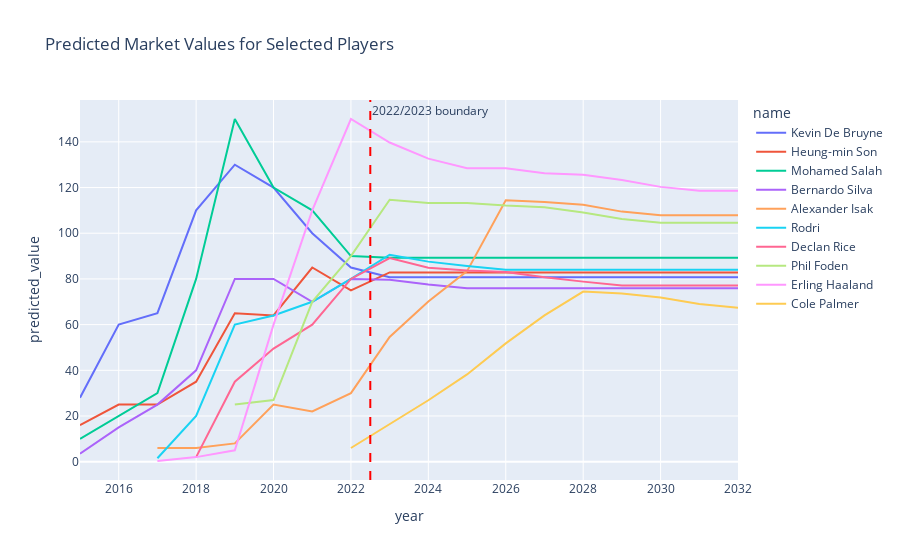

Source (notebook cell):
### Code cell
plot_player_value_trends(
    pdf_train, merged,
    top_year=2032,
    top_n=10
)

### Figure 1 — Plotly figure (JSON) as saved in the notebook; plotly's stock layout.template omitted (floating-point values rounded to 4 significant figures)
{"data": [{"customdata": [[23], [24], [25], [26], [27], [28], [29], [30], [32], [33], [34], [35], [36], [37], [38], [39], [40], [41]], "hovertemplate": "name=Kevin De Bruyne<br>year=%{x}<br>predicted_value=%{y}<br>age=%{customdata[0]}<extra></extra>", "legendgroup": "Kevin De Bruyne", "line": {"color": "#636efa", "dash": "solid"}, "marker": {"symbol": "circle"}, "mode": "lines", "name": "Kevin De Bruyne", "orientation": "v", "showlegend": true, "type": "scatter", "x": [2015, 2016, 2017, 2018, 2019, 2020, 2021, 2022, 2023, 2024, 2025, 2026, 2027, 2028, 2029, 2030, 2031, 2032], "xaxis": "x", "y": [28, 60, 65, 110, 130, 120, 100, 85, 80.74, 80.74, 80.74, 80.74, 80.74, 80.74, 80.74, 80.74, 80.74, 80.74], "yaxis": "y"}, {"customdata": [[22], [23], [24], [25], [26], [27], [28], [29], [30], [31], [32], [33], [34], [35], [36], [37], [38], [39]], "hovertemplate": "name=Heung-min Son<br>year=%{x}<br>predicted_value=%{y}<br>age=%{customdata[0]}<extra></extra>", "legendgroup": "Heung-min Son", "line": {"color": "#EF553B", "dash": "solid"}, "marker": {"symbol": "circle"}, "mode": "lines", "name": "Heung-min Son", "orientation": "v", "showlegend": true, "type": "scatter", "x": [2015, 2016, 2017, 2018, 2019, 2020, 2021, 2022, 2023, 2024, 2025, 2026, 2027, 2028, 2029, 2030, 2031, 2032], "xaxis": "x", "y": [16, 25, 25, 35, 65, 64, 85, 75, 82.84, 82.84, 82.84, 82.84, 82.84, 82.84, 82.84, 82.84, 82.84, 82.84], "yaxis": "y"}, {"customdata": [[22], [23], [24], [25], [27], [27], [28], [30], [30], [31], [32], [33], [34], [35], [36], [37], [38], [39]], "hovertemplate": "name=Mohamed Salah<br>year=%{x}<br>predicted_value=%{y}<br>age=%{customdata[0]}<extra></extra>", "legendgroup": "Mohamed Salah", "line": {"color": "#00cc96", "dash": "solid"}, "marker": {"symbol": "circle"}, "mode": "lines", "name": "Mohamed Salah", "orientation": "v", "showlegend": true, "type": "scatter", "x": [2015, 2016, 2017, 2018, 2019, 2020, 2021, 2022, 2023, 2024, 2025, 2026, 2027, 2028, 2029, 2030, 2031, 2032], "xaxis": "x", "y": [10, 20, 30, 80, 150, 120, 110, 90, 89.23, 89.23, 89.23, 89.23, 89.23, 89.23, 89.23, 89.23, 89.23, 89.23], "yaxis": "y"}, {"customdata": [[20], [21], [22], [23], [24], [25], [26], [27], [28], [29], [30], [31], [32], [33], [34], [35], [36], [37]], "hovertemplate": "name=Bernardo Silva<br>year=%{x}<br>predicted_value=%{y}<br>age=%{customdata[0]}<extra></extra>", "legendgroup": "Bernardo Silva", "line": {"color": "#ab63fa", "dash": "solid"}, "marker": {"symbol": "circle"}, "mode": "lines", "name": "Bernardo Silva", "orientation": "v", "showlegend": true, "type": "scatter", "x": [2015, 2016, 2017, 2018, 2019, 2020, 2021, 2022, 2023, 2024, 2025, 2026, 2027, 2028, 2029, 2030, 2031, 2032], "xaxis": "x", "y": [3.5, 15, 25, 40, 80, 80, 70, 80, 79.61, 77.54, 75.87, 75.87, 75.87, 75.87, 75.87, 75.87, 75.87, 75.87], "yaxis": "y"}, {"customdata": [[17], [18], [19], [20], [21], [22], [23], [24], [25], [26], [27], [28], [29], [30], [31], [32]], "hovertemplate": "name=Alexander Isak<br>year=%{x}<br>predicted_value=%{y}<br>age=%{customdata[0]}<extra></extra>", "legendgroup": "Alexander Isak", "line": {"color": "#FFA15A", "dash": "solid"}, "marker": {"symbol": "circle"}, "mode": "lines", "name": "Alexander Isak", "orientation": "v", "showlegend": true, "type": "scatter", "x": [2017, 2018, 2019, 2020, 2021, 2022, 2023, 2024, 2025, 2026, 2027, 2028, 2029, 2030, 2031, 2032], "xaxis": "x", "y": [6, 6, 8, 25, 22, 30, 54.58, 70.14, 83.4, 114.4, 113.7, 112.4, 109.5, 107.9, 107.9, 107.9], "yaxis": "y"}, {"customdata": [[20], [21], [22], [23], [24], [25], [27], [28], [29], [30], [31], [32], [33], [34], [35], [36]], "hovertemplate": "name=Rodri<br>year=%{x}<br>predicted_value=%{y}<br>age=%{customdata[0]}<extra></extra>", "legendgroup": "Rodri", "line": {"color": "#19d3f3", "dash": "solid"}, "marker": {"symbol": "circle"}, "mode": "lines", "name": "Rodri", "orientation": "v", "showlegend": true, "type": "scatter", "x": [2017, 2018, 2019, 2020, 2021, 2022, 2023, 2024, 2025, 2026, 2027, 2028, 2029, 2030, 2031, 2032], "xaxis": "x", "y": [1.5, 20, 60, 64, 70, 80, 90.59, 87.57, 85.66, 83.99, 83.99, 83.99, 83.99, 83.99, 83.99, 83.99], "yaxis": "y"}, {"customdata": [[18], [20], [21], [22], [23], [24], [25], [26], [27], [28], [29], [30], [31], [32], [33]], "hovertemplate": "name=Declan Rice<br>year=%{x}<br>predicted_value=%{y}<br>age=%{customdata[0]}<extra></extra>", "legendgroup": "Declan Rice", "line": {"color": "#FF6692", "dash": "solid"}, "marker": {"symbol": "circle"}, "mode": "lines", "name": "Declan Rice", "orientation": "v", "showlegend": true, "type": "scatter", "x": [2018, 2019, 2020, 2021, 2022, 2023, 2024, 2025, 2026, 2027, 2028, 2029, 2030, 2031, 2032], "xaxis": "x", "y": [2, 35, 49.5, 60, 80, 89.09, 84.93, 83.74, 83.05, 80.72, 78.81, 77.14, 77.14, 77.14, 77.14], "yaxis": "y"}, {"customdata": [[18], [19], [20], [21], [23], [24], [25], [26], [27], [28], [29], [30], [31], [32]], "hovertemplate": "name=Phil Foden<br>year=%{x}<br>predicted_value=%{y}<br>age=%{customdata[0]}<extra></extra>", "legendgroup": "Phil Foden", "line": {"color": "#B6E880", "dash": "solid"}, "marker": {"symbol": "circle"}, "mode": "lines", "name": "Phil Foden", "orientation": "v", "showlegend": true, "type": "scatter", "x": [2019, 2020, 2021, 2022, 2023, 2024, 2025, 2026, 2027, 2028, 2029, 2030, 2031, 2032], "xaxis": "x", "y": [25, 27, 70, 90, 114.6, 113.3, 113.3, 112.1, 111.4, 109.1, 106.2, 104.6, 104.6, 104.6], "yaxis": "y"}, {"customdata": [[17], [18], [18], [19], [20], [21], [22], [23], [24], [25], [26], [27], [28], [29], [30], [31]], "hovertemplate": "name=Erling Haaland<br>year=%{x}<br>predicted_value=%{y}<br>age=%{customdata[0]}<extra></extra>", "legendgroup": "Erling Haaland", "line": {"color": "#FF97FF", "dash": "solid"}, "marker": {"symbol": "circle"}, "mode": "lines", "name": "Erling Haaland", "orientation": "v", "showlegend": true, "type": "scatter", "x": [2017, 2018, 2019, 2020, 2021, 2022, 2023, 2024, 2025, 2026, 2027, 2028, 2029, 2030, 2031, 2032], "xaxis": "x", "y": [0.3, 2, 5, 60, 110, 150, 139.7, 132.7, 128.5, 128.5, 126.3, 125.6, 123.3, 120.3, 118.6, 118.6], "yaxis": "y"}, {"customdata": [[20], [21], [22], [23], [24], [25], [26], [27], [28], [29], [30]], "hovertemplate": "name=Cole Palmer<br>year=%{x}<br>predicted_value=%{y}<br>age=%{customdata[0]}<extra></extra>", "legendgroup": "Cole Palmer", "line": {"color": "#FECB52", "dash": "solid"}, "marker": {"symbol": "circle"}, "mode": "lines", "name": "Cole Palmer", "orientation": "v", "showlegend": true, "type": "scatter", "x": [2022, 2023, 2024, 2025, 2026, 2027, 2028, 2029, 2030, 2031, 2032], "xaxis": "x", "y": [6, 16.43, 26.89, 38.19, 51.77, 64.02, 74.45, 73.66, 71.83, 68.99, 67.38], "yaxis": "y"}], "layout": {"annotations": [{"showarrow": false, "text": "2022/2023 boundary", "x": 2022.0, "xanchor": "left", "xref": "x", "y": 1, "yanchor": "top", "yref": "y domain"}], "legend": {"title": {"text": "name"}, "tracegroupgap": 0}, "shapes": [{"line": {"color": "red", "dash": "dash"}, "type": "line", "x0": 2022.0, "x1": 2022.0, "xref": "x", "y0": 0, "y1": 1, "yref": "y domain"}], "title": {"text": "Predicted Market Values for Selected Players"}, "xaxis": {"anchor": "y", "domain": [0, 1], "title": {"text": "year"}}, "yaxis": {"anchor": "x", "domain": [0, 1], "title": {"text": "predicted_value"}}}}
